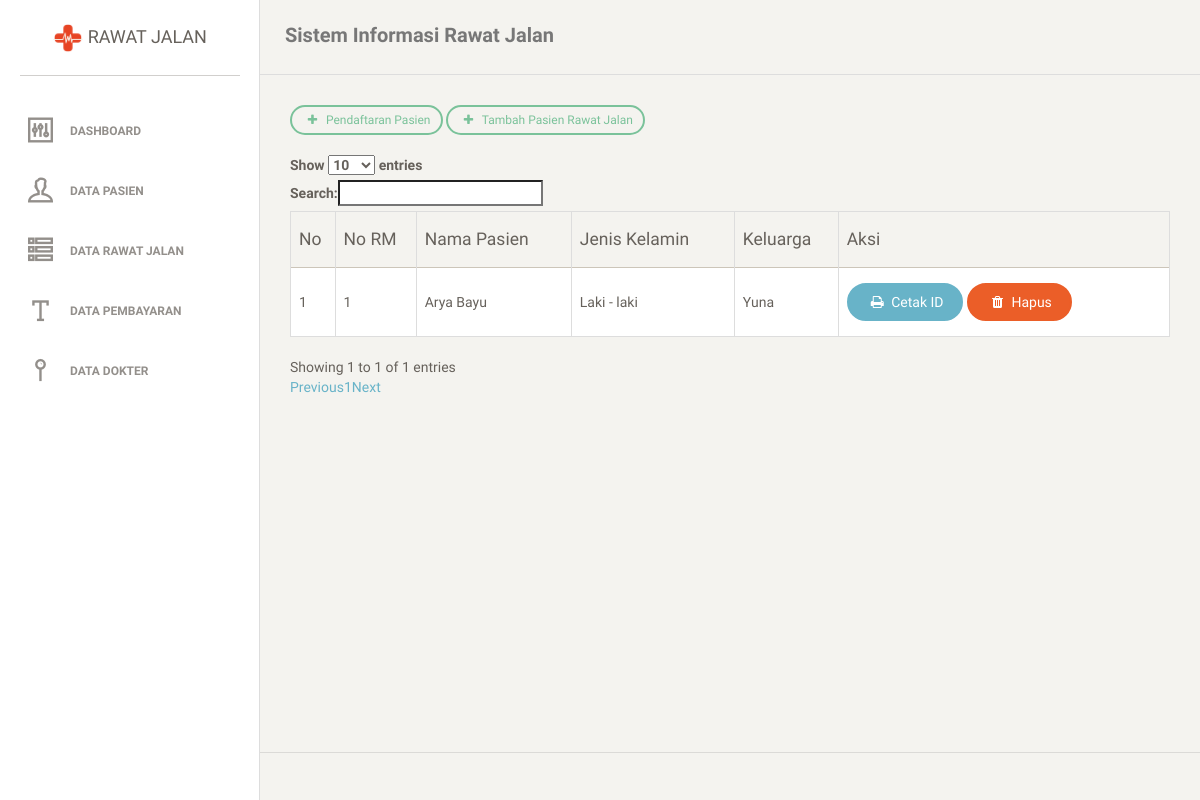
Page /index.php/admin/data_pasien on the earlier database version.
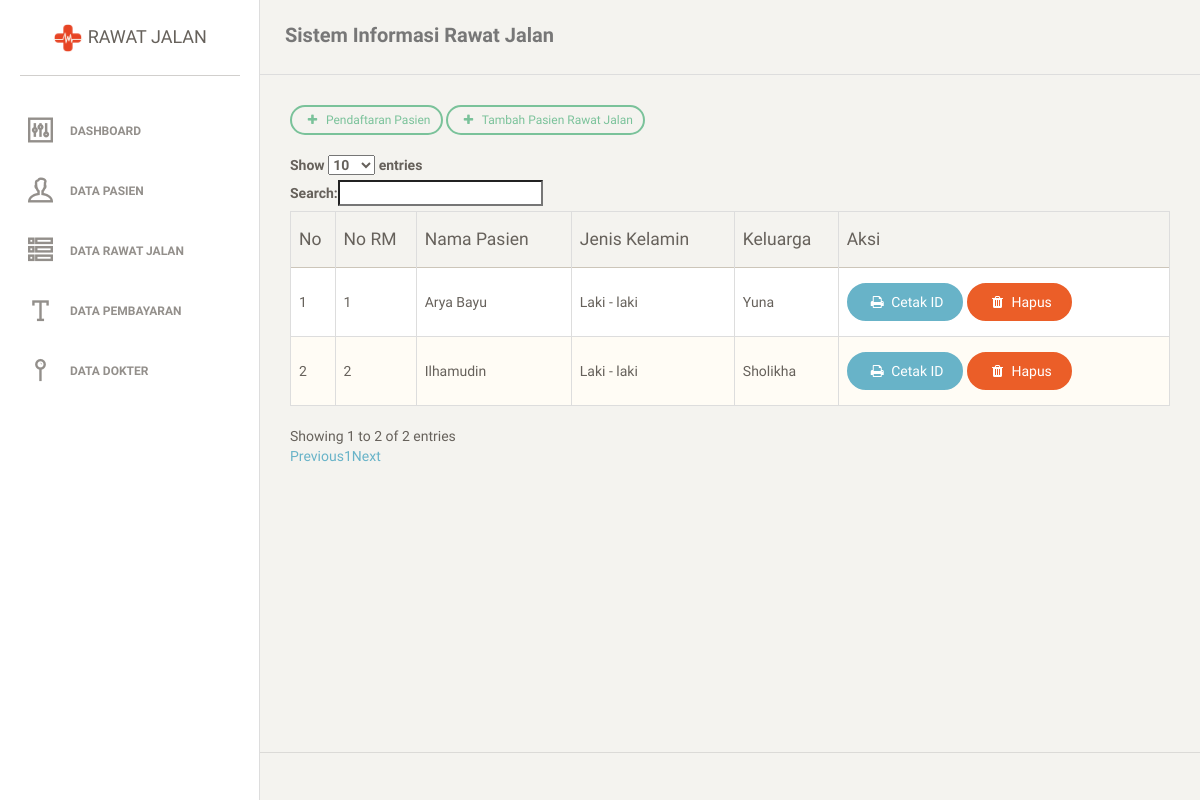
Same page on the later database version.
### tables this page shows
CREATE TABLE `tb_keluarga_pasien` (
  `no_kp` int(11) NOT NULL,
  `nama_keluarga` varchar(255) NOT NULL,
  `hubungan` enum('Suami','Istri','Adik','Kakak','Anak') NOT NULL,
  `id_pasien` varchar(200) NOT NULL,
  `created` datetime NOT NULL DEFAULT CURRENT_TIMESTAMP,
  `updated` datetime NOT NULL DEFAULT CURRENT_TIMESTAMP ON UPDATE CURRENT_TIMESTAMP,
  `deleted` int(11) NOT NULL DEFAULT '0'
);

CREATE TABLE `tb_pasien` (
  `no_rm` int(11) NOT NULL,
  `nama_pasien` varchar(255) NOT NULL,
  `alamat_pasien` varchar(200) NOT NULL,
  `jenis_kelamin` varchar(200) NOT NULL,
  `tempat_lahir` varchar(255) NOT NULL,
  `tanggal_lahir` date NOT NULL,
  `no_hp` varchar(200) NOT NULL,
  `status` enum('Dilayani','Tidak dilayani') NOT NULL,
  `created` datetime NOT NULL DEFAULT CURRENT_TIMESTAMP,
  `updated` datetime NOT NULL DEFAULT CURRENT_TIMESTAMP ON UPDATE CURRENT_TIMESTAMP,
  `deleted` int(11) NOT NULL DEFAULT '0'
);

### application/controllers/Admin.php (called while the page is built, shortened)
<?php
class Admin extends CI_Controller {
	public function __construct()
	{
		$this->load->model(array('Rawat_model'));
	}
	public function data_pasien()
	{
		$data['main_view'] = 'data_pasien';
		$data['pasien'] = $this->Rawat_model->data_pasien();
		$this->load->view('template', $data);
	}
}

### index.php (called while the page is built, shortened)
<?php
require_once BASEPATH.'core/CodeIgniter.php';

### application/models/Rawat_model.php (called while the page is built, shortened)
<?php
class Rawat_model extends CI_Model {
	public function data_pasien()
	{
		return $this->db->select('tb_pasien.*,tb_keluarga_pasien.nama_keluarga')
						->from('tb_pasien')
						->join('tb_keluarga_pasien','tb_pasien.no_rm=tb_keluarga_pasien.id_pasien')
						->get()
						->result();
	}
}

### application/views/data_pasien.php (the view, shortened to what this page needs)
<div class="container-fluid">
    <div class="row">
        <div class="col-md-6">
             <a href="<?php echo base_url();?>index.php/admin/pendaftaran_pasien" class="btn btn-success btn-sm" style="margin-bottom: 20px"><i class="fa fa-plus"></i> Pendaftaran Pasien</a>
             <a href="<?php echo base_url();?>index.php/admin/pendaftaran_pasien_rawat" class="btn btn-success btn-sm" style="margin-bottom: 20px"><i class="fa fa-plus"></i> Tambah Pasien Rawat Jalan</a>
        </div>
    </div>
    <div class="row">
        <div class="col-md-12">
            <table id="projectdashboard" class="table table-striped table-bordered nowrap tb" style="width:100%">
                <thead>
                    <tr>
                        <th>No</th>
                        <th>No RM</th>
                        <th>Nama Pasien</th>
                        <th>Jenis Kelamin</th>
                        <th>Keluarga</th>
                        <th>Aksi</th>
                    </tr>
                </thead>
                <tbody>
                    <?php
                    $no = 0;
                        foreach ($pasien as $data) {
                            echo '<tr>
                                    <td>'.++$no.'</td>
                                    <td>'.$data->no_rm.'</td>
                                    <td>'.$data->nama_pasien.'</td>
                                    <td>'.$data->jenis_kelamin.'</td>
                                    <td>'.$data->nama_keluarga.'</td>
                                    <td>
                                        <a href="'.base_url().'index.php/admin/cetak_id/'.$data->no_rm.'" class="btn btn-fill btn-info"><i class="fa fa-print"></i> Cetak ID</a>
                                        <a href="" class="btn btn-fill btn-danger"><i class="fa fa-trash"></i> Hapus</a>
                                    </td>
                                </tr>';
                        }
                    ?>
                </tbody>
            </table>
        </div>
    </div>
</div>

Differences in the rows shown:
added tb_keluarga_pasien: id_pasien.no_rm "2", id_pasien.nama_pasien "Ilhamudin", id_pasien.jenis_kelamin "Laki - laki", nama_keluarga "Sholikha"
Other differences:
text written by a page script: "Show entries Search: Showing 1 to 1 of 1 entries Previous 1 Next" → "Show entries Search: Showing 1 to 2 of 2 entries Previous 1 Next"
